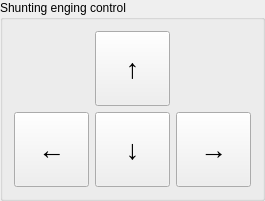
                  <widget class="QGroupBox" name="groupBox_4">
                   <property name="sizePolicy">
                    <sizepolicy hsizetype="Fixed" vsizetype="Preferred">
                     <horstretch>0</horstretch>
                     <verstretch>0</verstretch>
                    </sizepolicy>
                   </property>
                   <property name="title">
                    <string>Shunting enging control</string>
                   </property>
                   <layout class="QVBoxLayout" name="verticalLayout_17">
                    <item>
                     <layout class="QHBoxLayout" name="horizontalLayout_21">
                      <item>
                       <widget class="QPushButton" name="pushButton_8">
                        <property name="minimumSize">
                         <size>
                          <width>75</width>
                          <height>75</height>
                         </size>
                        </property>
                        <property name="maximumSize">
                         <size>
                          <width>75</width>
                          <height>75</height>
                         </size>
                        </property>
                        <property name="font">
                         <font>
                          <pointsize>20</pointsize>
                         </font>
                        </property>
                        <property name="text">
                         <string>↑</string>
                        </property>
                       </widget>
                      </item>
                     </layout>
                    </item>
                    <item>
                     <layout class="QHBoxLayout" name="horizontalLayout_20">
                      <item>
                       <widget class="QPushButton" name="pushButton_5">
                        <property name="minimumSize">
                         <size>
                          <width>75</width>
                          <height>75</height>
                         </size>
                        </property>
                        <property name="maximumSize">
                         <size>
                          <width>75</width>
                          <height>75</height>
                         </size>
                        </property>
                        <property name="font">
                         <font>
                          <pointsize>20</pointsize>
                         </font>
                        </property>
                        <property name="text">
                         <string>←</string>
                        </property>
                       </widget>
                      </item>
                      <item>
                       <widget class="QPushButton" name="pushButton_6">
                        <property name="minimumSize">
                         <size>
                          <width>75</width>
                          <height>75</height>
                         </size>
                        </property>
                        <property name="maximumSize">
                         <size>
                          <width>75</width>
                          <height>75</height>
                         </size>
                        </property>
                        <property name="font">
                         <font>
                          <pointsize>20</pointsize>
                         </font>
                        </property>
                        <property name="text">
                         <string>↓</string>
                        </property>
                       </widget>
                      </item>
                      <item>
                       <widget class="QPushButton" name="pushButton_7">
                        <property name="minimumSize">
                         <size>
                          <width>75</width>
                          <height>75</height>
                         </size>
                        </property>
                        <property name="maximumSize">
                         <size>
                          <width>75</width>
                          <height>75</height>
                         </size>
                        </property>
                        <property name="font">
                         <font>
                          <pointsize>20</pointsize>
                         </font>
                        </property>
                        <property name="text">
                         <string>→</string>
                        </property>
                       </widget>
                      </item>
                     </layout>
                    </item>
                   </layout>
                  </widget>
